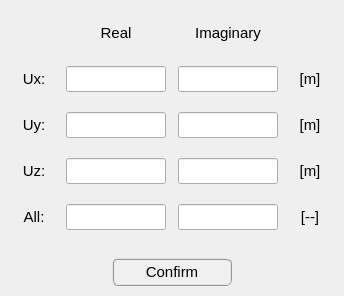
        <widget class="QWidget" name="tab_constant_values">
         <attribute name="title">
          <string>Constant values</string>
         </attribute>
         <layout class="QGridLayout" name="gridLayout_12">
          <property name="leftMargin">
           <number>2</number>
          </property>
          <property name="topMargin">
           <number>2</number>
          </property>
          <property name="rightMargin">
           <number>2</number>
          </property>
          <property name="bottomMargin">
           <number>6</number>
          </property>
          <property name="spacing">
           <number>2</number>
          </property>
          <item row="0" column="0">
           <widget class="QFrame" name="frame_8">
            <property name="minimumSize">
             <size>
              <width>340</width>
              <height>250</height>
             </size>
            </property>
            <property name="maximumSize">
             <size>
              <width>340</width>
              <height>320</height>
             </size>
            </property>
            <property name="font">
             <font>
              <pointsize>11</pointsize>
             </font>
            </property>
            <property name="frameShape">
             <enum>QFrame::NoFrame</enum>
            </property>
            <property name="frameShadow">
             <enum>QFrame::Raised</enum>
            </property>
            <layout class="QGridLayout" name="gridLayout">
             <property name="leftMargin">
              <number>0</number>
             </property>
             <property name="topMargin">
              <number>0</number>
             </property>
             <property name="rightMargin">
              <number>0</number>
             </property>
             <property name="bottomMargin">
              <number>0</number>
             </property>
             <property name="horizontalSpacing">
              <number>0</number>
             </property>
             <property name="verticalSpacing">
              <number>2</number>
             </property>
             <item row="0" column="3">
              <widget class="QFrame" name="frame_15">
               <property name="frameShape">
                <enum>QFrame::NoFrame</enum>
               </property>
               <property name="frameShadow">
                <enum>QFrame::Raised</enum>
               </property>
              </widget>
             </item>
             <item row="4" column="1">
              <widget class="QLineEdit" name="lineEdit_real_alldofs">
               <property name="minimumSize">
                <size>
                 <width>100</width>
                 <height>26</height>
                </size>
               </property>
               <property name="maximumSize">
                <size>
                 <width>100</width>
                 <height>26</height>
                </size>
               </property>
               <property name="font">
                <font>
                 <family>MS Shell Dlg 2</family>
                 <pointsize>10</pointsize>
                 <weight>50</weight>
                 <italic>false</italic>
                 <bold>false</bold>
                </font>
               </property>
               <property name="styleSheet">
                <string notr="true"/>
               </property>
               <property name="alignment">
                <set>Qt::AlignCenter</set>
               </property>
              </widget>
             </item>
             <item row="4" column="0">
              <widget class="QLabel" name="label_18">
               <property name="minimumSize">
                <size>
                 <width>40</width>
                 <height>26</height>
                </size>
               </property>
               <property name="maximumSize">
                <size>
                 <width>40</width>
                 <height>26</height>
                </size>
               </property>
               <property name="font">
                <font>
                 <family>MS Shell Dlg 2</family>
                 <pointsize>11</pointsize>
                 <weight>50</weight>
                 <italic>false</italic>
                 <bold>false</bold>
                </font>
               </property>
               <property name="text">
                <string>All:</string>
               </property>
               <property name="alignment">
                <set>Qt::AlignCenter</set>
               </property>
              </widget>
             </item>
             <item row="4" column="2">
              <widget class="QLineEdit" name="lineEdit_imag_alldofs">
               <property name="minimumSize">
                <size>
                 <width>100</width>
                 <height>26</height>
                </size>
               </property>
               <property name="maximumSize">
                <size>
                 <width>100</width>
                 <height>26</height>
                </size>
               </property>
               <property name="font">
                <font>
                 <family>MS Shell Dlg 2</family>
                 <pointsize>10</pointsize>
                 <weight>50</weight>
                 <italic>false</italic>
                 <bold>false</bold>
                </font>
               </property>
               <property name="styleSheet">
                <string notr="true"/>
               </property>
               <property name="alignment">
                <set>Qt::AlignCenter</set>
               </property>
              </widget>
             </item>
             <item row="4" column="3">
              <widget class="QLabel" name="label_21">
               <property name="minimumSize">
                <size>
                 <width>40</width>
                 <height>26</height>
                </size>
               </property>
               <property name="maximumSize">
                <size>
                 <width>40</width>
                 <height>26</height>
                </size>
               </property>
               <property name="font">
                <font>
                 <family>MS Shell Dlg 2</family>
                 <pointsize>11</pointsize>
                 <weight>50</weight>
                 <italic>false</italic>
                 <bold>false</bold>
                </font>
               </property>
               <property name="text">
                <string>[--]</string>
               </property>
               <property name="alignment">
                <set>Qt::AlignCenter</set>
               </property>
              </widget>
             </item>
             <item row="0" column="1">
              <widget class="QLabel" name="label_4">
               <property name="minimumSize">
                <size>
                 <width>100</width>
                 <height>26</height>
                </size>
               </property>
               <property name="maximumSize">
                <size>
                 <width>100</width>
                 <height>26</height>
                </size>
               </property>
               <property name="font">
                <font>
                 <family>MS Shell Dlg 2</family>
                 <pointsize>11</pointsize>
                 <weight>50</weight>
                 <italic>false</italic>
                 <bold>false</bold>
                </font>
               </property>
               <property name="text">
                <string>Real</string>
               </property>
               <property name="alignment">
                <set>Qt::AlignCenter</set>
               </property>
              </widget>
             </item>
             <item row="0" column="2">
              <widget class="QLabel" name="label_20">
               <property name="minimumSize">
                <size>
                 <width>100</width>
                 <height>26</height>
                </size>
               </property>
               <property name="maximumSize">
                <size>
                 <width>100</width>
                 <height>26</height>
                </size>
               </property>
               <property name="font">
                <font>
                 <family>MS Shell Dlg 2</family>
                 <pointsize>11</pointsize>
                 <weight>50</weight>
                 <italic>false</italic>
                 <bold>false</bold>
                </font>
               </property>
               <property name="text">
                <string>Imaginary</string>
               </property>
               <property name="alignment">
                <set>Qt::AlignCenter</set>
               </property>
              </widget>
             </item>
             <item row="1" column="2">
              <widget class="QLineEdit" name="lineEdit_imag_ux">
               <property name="minimumSize">
                <size>
                 <width>100</width>
                 <height>26</height>
                </size>
               </property>
               <property name="maximumSize">
                <size>
                 <width>100</width>
                 <height>26</height>
                </size>
               </property>
               <property name="font">
                <font>
                 <family>MS Shell Dlg 2</family>
                 <pointsize>10</pointsize>
                 <weight>50</weight>
                 <italic>false</italic>
                 <bold>false</bold>
                </font>
               </property>
               <property name="styleSheet">
                <string notr="true"/>
               </property>
               <property name="alignment">
                <set>Qt::AlignCenter</set>
               </property>
              </widget>
             </item>
             <item row="1" column="0">
              <widget class="QLabel" name="label_6">
               <property name="minimumSize">
                <size>
                 <width>40</width>
                 <height>26</height>
                </size>
               </property>
               <property name="maximumSize">
                <size>
                 <width>40</width>
                 <height>26</height>
                </size>
               </property>
               <property name="font">
                <font>
                 <family>MS Shell Dlg 2</family>
                 <pointsize>11</pointsize>
                 <weight>50</weight>
                 <italic>false</italic>
                 <bold>false</bold>
                </font>
               </property>
               <property name="text">
                <string>Ux:</string>
               </property>
               <property name="alignment">
                <set>Qt::AlignCenter</set>
               </property>
              </widget>
             </item>
             <item row="1" column="1">
              <widget class="QLineEdit" name="lineEdit_real_ux">
               <property name="minimumSize">
                <size>
                 <width>100</width>
                 <height>26</height>
                </size>
               </property>
               <property name="maximumSize">
                <size>
                 <width>100</width>
                 <height>26</height>
                </size>
               </property>
               <property name="font">
                <font>
                 <family>MS Shell Dlg 2</family>
                 <pointsize>10</pointsize>
                 <weight>50</weight>
                 <italic>false</italic>
                 <bold>false</bold>
                </font>
               </property>
               <property name="styleSheet">
                <string notr="true"/>
               </property>
               <property name="text">
                <string/>
               </property>
               <property name="alignment">
                <set>Qt::AlignCenter</set>
               </property>
              </widget>
             </item>
             <item row="1" column="3">
              <widget class="QLabel" name="label_13">
               <property name="minimumSize">
                <size>
                 <width>40</width>
                 <height>26</height>
                </size>
               </property>
               <property name="maximumSize">
                <size>
                 <width>40</width>
                 <height>26</height>
                </size>
               </property>
               <property name="font">
                <font>
                 <family>MS Shell Dlg 2</family>
                 <pointsize>11</pointsize>
                 <weight>50</weight>
                 <italic>false</italic>
                 <bold>false</bold>
                </font>
               </property>
               <property name="text">
                <string>[m]</string>
               </property>
               <property name="alignment">
                <set>Qt::AlignCenter</set>
               </property>
              </widget>
             </item>
             <item row="2" column="0">
              <widget class="QLabel" name="label_7">
               <property name="minimumSize">
                <size>
                 <width>40</width>
                 <height>26</height>
                </size>
               </property>
               <property name="maximumSize">
                <size>
                 <width>40</width>
                 <height>26</height>
                </size>
               </property>
               <property name="font">
                <font>
                 <family>MS Shell Dlg 2</family>
                 <pointsize>11</pointsize>
                 <weight>50</weight>
                 <italic>false</italic>
                 <bold>false</bold>
                </font>
               </property>
               <property name="text">
                <string>Uy:</string>
               </property>
               <property name="alignment">
                <set>Qt::AlignCenter</set>
               </property>
              </widget>
             </item>
             <item row="2" column="3">
              <widget class="QLabel" name="label_14">
               <property name="minimumSize">
                <size>
                 <width>40</width>
                 <height>26</height>
                </size>
               </property>
               <property name="maximumSize">
                <size>
                 <width>40</width>
                 <height>26</height>
                </size>
               </property>
               <property name="font">
                <font>
                 <family>MS Shell Dlg 2</family>
                 <pointsize>11</pointsize>
                 <weight>50</weight>
                 <italic>false</italic>
                 <bold>false</bold>
                </font>
               </property>
               <property name="text">
                <string>[m]</string>
               </property>
               <property name="alignment">
                <set>Qt::AlignCenter</set>
               </property>
              </widget>
             </item>
             <item row="3" column="0">
              <widget class="QLabel" name="label_8">
               <property name="minimumSize">
                <size>
                 <width>40</width>
                 <height>26</height>
                </size>
               </property>
               <property name="maximumSize">
                <size>
                 <width>40</width>
                 <height>26</height>
                </size>
               </property>
               <property name="font">
                <font>
                 <family>MS Shell Dlg 2</family>
                 <pointsize>11</pointsize>
                 <weight>50</weight>
                 <italic>false</italic>
                 <bold>false</bold>
                </font>
               </property>
               <property name="text">
                <string>Uz:</string>
               </property>
               <property name="alignment">
                <set>Qt::AlignCenter</set>
               </property>
              </widget>
             </item>
             <item row="2" column="1">
              <widget class="QLineEdit" name="lineEdit_real_uy">
               <property name="minimumSize">
                <size>
                 <width>100</width>
                 <height>26</height>
                </size>
               </property>
               <property name="maximumSize">
                <size>
                 <width>100</width>
                 <height>26</height>
                </size>
               </property>
               <property name="font">
                <font>
                 <family>MS Shell Dlg 2</family>
                 <pointsize>10</pointsize>
                 <weight>50</weight>
                 <italic>false</italic>
                 <bold>false</bold>
                </font>
               </property>
               <property name="styleSheet">
                <string notr="true"/>
               </property>
               <property name="alignment">
                <set>Qt::AlignCenter</set>
               </property>
              </widget>
             </item>
             <item row="2" column="2">
              <widget class="QLineEdit" name="lineEdit_imag_uy">
               <property name="minimumSize">
                <size>
                 <width>100</width>
                 <height>26</height>
                </size>
               </property>
               <property name="maximumSize">
                <size>
                 <width>100</width>
                 <height>26</height>
                </size>
               </property>
               <property name="font">
                <font>
                 <family>MS Shell Dlg 2</family>
                 <pointsize>10</pointsize>
                 <weight>50</weight>
                 <italic>false</italic>
                 <bold>false</bold>
                </font>
               </property>
               <property name="styleSheet">
                <string notr="true"/>
               </property>
               <property name="alignment">
                <set>Qt::AlignCenter</set>
               </property>
              </widget>
             </item>
             <item row="3" column="1">
              <widget class="QLineEdit" name="lineEdit_real_uz">
               <property name="minimumSize">
                <size>
                 <width>100</width>
                 <height>26</height>
                </size>
               </property>
               <property name="maximumSize">
                <size>
                 <width>100</width>
                 <height>26</height>
                </size>
               </property>
               <property name="font">
                <font>
                 <family>MS Shell Dlg 2</family>
                 <pointsize>10</pointsize>
                 <weight>50</weight>
                 <italic>false</italic>
                 <bold>false</bold>
                </font>
               </property>
               <property name="styleSheet">
                <string notr="true"/>
               </property>
               <property name="alignment">
                <set>Qt::AlignCenter</set>
               </property>
              </widget>
             </item>
             <item row="3" column="2">
              <widget class="QLineEdit" name="lineEdit_imag_uz">
               <property name="minimumSize">
                <size>
                 <width>100</width>
                 <height>26</height>
                </size>
               </property>
               <property name="maximumSize">
                <size>
                 <width>100</width>
                 <height>26</height>
                </size>
               </property>
               <property name="font">
                <font>
                 <family>MS Shell Dlg 2</family>
                 <pointsize>10</pointsize>
                 <weight>50</weight>
                 <italic>false</italic>
                 <bold>false</bold>
                </font>
               </property>
               <property name="styleSheet">
                <string notr="true"/>
               </property>
               <property name="alignment">
                <set>Qt::AlignCenter</set>
               </property>
              </widget>
             </item>
             <item row="3" column="3">
              <widget class="QLabel" name="label_15">
               <property name="minimumSize">
                <size>
                 <width>40</width>
                 <height>26</height>
                </size>
               </property>
               <property name="maximumSize">
                <size>
                 <width>40</width>
                 <height>26</height>
                </size>
               </property>
               <property name="font">
                <font>
                 <family>MS Shell Dlg 2</family>
                 <pointsize>11</pointsize>
                 <weight>50</weight>
                 <italic>false</italic>
                 <bold>false</bold>
                </font>
               </property>
               <property name="text">
                <string>[m]</string>
               </property>
               <property name="alignment">
                <set>Qt::AlignCenter</set>
               </property>
              </widget>
             </item>
             <item row="0" column="0">
              <widget class="QFrame" name="frame_14">
               <property name="font">
                <font>
                 <pointsize>8</pointsize>
                </font>
               </property>
               <property name="frameShape">
                <enum>QFrame::NoFrame</enum>
               </property>
               <property name="frameShadow">
                <enum>QFrame::Raised</enum>
               </property>
              </widget>
             </item>
            </layout>
           </widget>
          </item>
          <item row="1" column="0">
           <widget class="QFrame" name="frame_7">
            <property name="minimumSize">
             <size>
              <width>340</width>
              <height>36</height>
             </size>
            </property>
            <property name="maximumSize">
             <size>
              <width>340</width>
              <height>36</height>
             </size>
            </property>
            <property name="frameShape">
             <enum>QFrame::NoFrame</enum>
            </property>
            <property name="frameShadow">
             <enum>QFrame::Raised</enum>
            </property>
            <layout class="QGridLayout" name="gridLayout_11">
             <property name="leftMargin">
              <number>0</number>
             </property>
             <property name="topMargin">
              <number>0</number>
             </property>
             <property name="rightMargin">
              <number>0</number>
             </property>
             <property name="bottomMargin">
              <number>0</number>
             </property>
             <property name="spacing">
              <number>0</number>
             </property>
             <item row="0" column="0">
              <widget class="QPushButton" name="pushButton_constant_value_confirm">
               <property name="minimumSize">
                <size>
                 <width>120</width>
                 <height>28</height>
                </size>
               </property>
               <property name="maximumSize">
                <size>
                 <width>120</width>
                 <height>28</height>
                </size>
               </property>
               <property name="font">
                <font>
                 <family>MS Shell Dlg 2</family>
                 <pointsize>11</pointsize>
                 <weight>50</weight>
                 <italic>false</italic>
                 <bold>false</bold>
                </font>
               </property>
               <property name="styleSheet">
                <string notr="true">QPushButton{border-radius: 6px; border-color: rgb(150, 150, 150); border-style: ridge; border-width: 2px; color: rgb(0, 0, 0); background-color: rgb(240, 240, 240); font: 11pt &quot;MS Shell Dlg 2&quot;}
QPushButton:hover{border-radius: 6px; border-color: rgb(0, 170, 255); border-style: ridge; border-width: 2px; color: rgb(0, 0, 0); background-color: rgba(174, 213, 255, 100); font: 11pt &quot;MS Shell Dlg 2l&quot;}
QPushButton:pressed{border-radius: 6px; border-color: rgb(0, 170, 255); border-style: ridge; border-width: 3px; color: rgb(0, 0, 0); background-color: rgb(174, 213, 255); font: 11pt &quot;MS Shell Dlg 2&quot;}</string>
               </property>
               <property name="text">
                <string>Confirm</string>
               </property>
              </widget>
             </item>
            </layout>
           </widget>
          </item>
         </layout>
        </widget>
